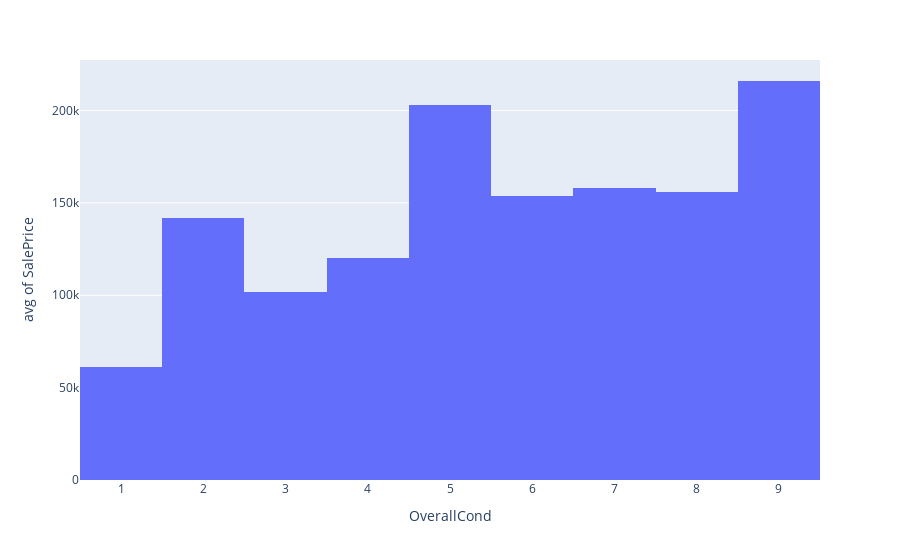

Notebook code for this chart:
### Markdown cell above
Overall Cond has low correlation, but it effects the average price.

### Code cell
px.histogram(df, x="OverallCond", y="SalePrice", histfunc="avg")

### Figure 1 — Plotly figure (JSON) as saved in the notebook; plotly's stock layout.template omitted (floating-point values rounded to 4 significant figures; data arrays with more than 128 entries replaced by an {"elided": "..."} marker saying what was removed)
{"data": [{"alignmentgroup": "True", "bingroup": "x", "histfunc": "avg", "hovertemplate": "OverallCond=%{x}<br>avg of SalePrice=%{y}<extra></extra>", "legendgroup": "", "marker": {"color": "#636efa", "pattern": {"shape": ""}}, "name": "", "offsetgroup": "", "orientation": "v", "showlegend": false, "type": "histogram", "x": {"elided": "2918 int values"}, "xaxis": "x", "y": {"elided": "2918 int values"}, "yaxis": "y"}], "layout": {"barmode": "relative", "legend": {"tracegroupgap": 0}, "margin": {"t": 60}, "xaxis": {"anchor": "y", "domain": [0, 1], "title": {"text": "OverallCond"}}, "yaxis": {"anchor": "x", "domain": [0, 1], "title": {"text": "avg of SalePrice"}}}}
